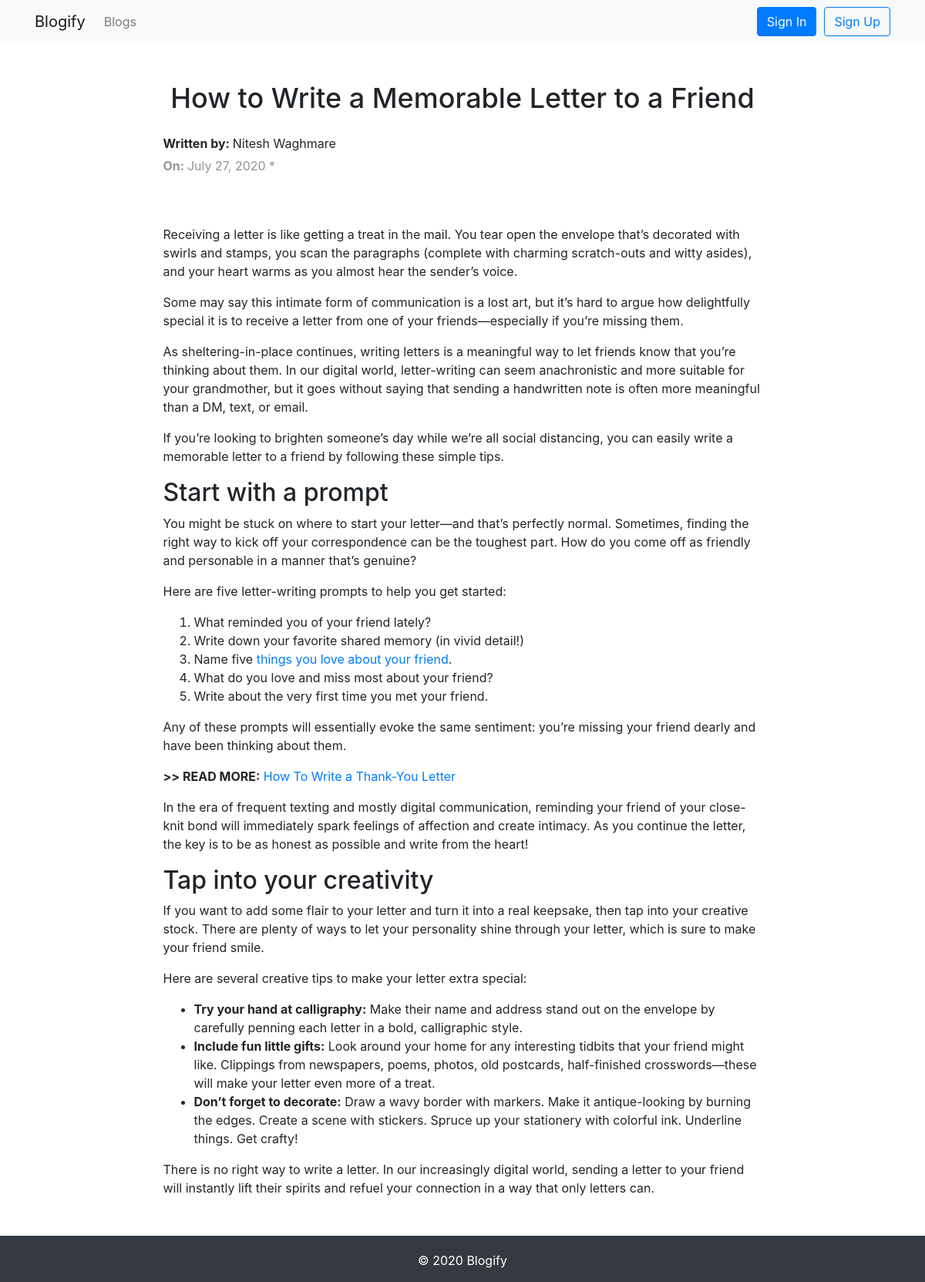
The page /blog/how-to-write-a-letter-to-a-friend/ on the database its author committed.
### blogs/models.py (models this page shows, shortened)
class BlogPost(models.Model):
    title = models.CharField(max_length=200, unique=True)
    slug = models.SlugField(max_length=200, unique=True)
    image = models.FileField(upload_to='blog_images/', null=True, blank=True)
    author = models.ForeignKey(User, on_delete=models.CASCADE, related_name='blog_posts')
    updated_on = models.DateTimeField(auto_now=True)
    content = models.TextField()
    created_on = models.DateTimeField(auto_now_add=True)
    status = models.IntegerField(choices=STATUS, default=0)
    class Meta:
        ordering = ['-created_on']
    def get_content_as_markdown(self):
        return mark_safe(markdown(self.content, safe_mode='escape'))
    def get_read_time(self):
        return readtime.of_text(self.content)

### blogs/views.py (the view)
# urls.py: path('<slug:slug>/', views.BlogDetailView.as_view(), name='blog_post'),
class BlogDetailView(DetailView):
    model = BlogPost
    template_name = "blogpost.html"
    context_object_name = 'blog'

### templates/blogpost.html (shortened to what this page needs)
{% extends 'base.html' %}
{% block content %}
<div class="container">
  <div class="blog-post">
    <h1 class="blog-heading">{{blog.title}}</h1>
    <div>
      <p class="author"><b>Written by: </b>{{ blog.author.first_name }} {{ blog.author.last_name}}</p>
      <p class="date"><b>On: </b> {{ blog.created_on.date }} * {{blog.get_read_time}}</p>
    </div>
    <p class="blog-content">{{blog.get_content_as_markdown}}</p>
  </div>
</div>
{% endblock %}

### static/css/style.css (style rules this page uses)
html, body { height: 100%; }
.blog-post { margin: 50px auto; width: 70%; }
.blog-heading { font-size: 36px; text-align: center; margin-bottom: 25px; }
.blog-content { text-decoration: lavender; padding-top: 20px; }
.author, .date { margin: 5px 0px; }
.date { color: #949494; }

### rows shown on the page
BlogPost: title "How to Write a Memorable Letter to a Friend", author.first_name "Nitesh", author.last_name "Waghmare", created_on "July 27, 2020", get_content_as_markdown "Receiving a letter is like getting a treat in the mail. You tear open the envelope that’s decorated with swirls and stamps, you scan the paragraphs (complete with charming scratch-outs and witty asides), and your heart warms as you almost hear the sender’s voice. Some may say this intimate form of communication is a lost art, but it’s hard to argue how delightfully special it is to receive a letter from one of your friends—especially if you’re missing them. As sheltering-in-place continues, writing letters is a meaningful way to let friends know that you’re thinking about them. In our digital world, letter-writing can seem anachronistic and more suitable for your grandmother, but it goes…"
